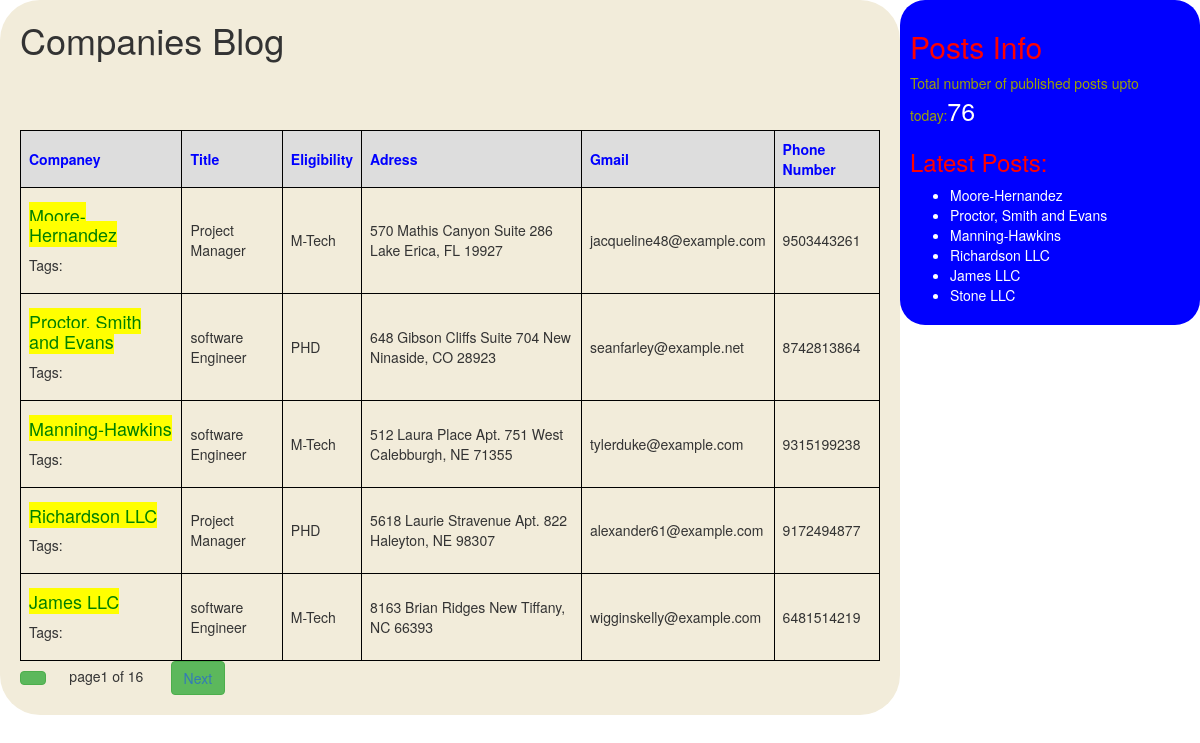
The app's page /puneinfo/ with its own data.
### checkapp/models.py (models this page shows, shortened)
class Post(models.Model):
 STATUS_CHOICES=(('draft','Draft'),('published','Published'))
 companey=models.CharField(max_length=100)
 slug=models.SlugField(max_length=264,unique_for_date='publish')
 author=models.ForeignKey(User,related_name='blog_Posts',default='1',on_delete=models.CASCADE)
 body=models.TextField()
 publish=models.DateTimeField(default=timezone.now)
 created=models.DateTimeField(auto_now_add=True)
 updated=models.DateTimeField(auto_now=True)
 status=models.CharField(max_length=10,choices=STATUS_CHOICES,default='published')
 eligibility=models.CharField(max_length=100)
 title=models.CharField(max_length=100)
 email=models.EmailField()
 address=models.TextField()
 phonenumber=models.BigIntegerField()
 tags=TaggableManager()
 class Meta:
     ordering=('-publish',)
 def get_absolute_url(self):
      return reverse('post_detail',args=[self.publish.year,self.publish.strftime('%m'),self.publish.strftime('%d'),self.slug])

### checkapp/views.py (the view)
# urls.py: path('puneinfo/',views.postlistviewp),
def postlistviewp(request,tag_slug=None):
    post=Post.objects.all().order_by('-publish')
    tag=None
    if tag_slug:
        tag=get_object_or_404(Tag,slug=tag_slug)
        post=post.filter(tags__in=[tag])
    paginator=Paginator(post,5)
    page_number=request.GET.get('page')
    try:
        post=paginator.page(page_number)
    except PageNotAnInteger:
        post=paginator.page(1)
    except EmptyPage:
        post=paginator.page(paginator.num_pages)
    return render(request,'checkapp/postlist.html',{'p':post,'tag':tag})

### checkapp/templatetags/blog_tags.py (called while the page is built)
@register.simple_tag
def total_posts():
    return Post.objects.count()

@register.inclusion_tag('checkapp/latest_posts.html')
def showlatestposts(count=5):
    lat_posts=Post.objects.order_by('-publish')[:count]
    return {'latp':lat_posts}

### templates/checkapp/postlist.html (shortened to what this page needs)
<!DOCTYPE html>
{%extends 'checkapp/base.html'%}
{%block content%}
  <h1>Companies Blog</h1>
  <br>
  <br><br>
  {% if p%}
  <table>
    <thead>
      <th>Companey</th>
      <th>Title</th>
      <th>Eligibility</th>
      <th>Adress</th>
      <th>Gmail</th>
      <th>Phone Number</th>
    </thead>
    {%endif%}
    {% for post in p%}
    <tr>
      <td><h4><a href="{{post.get_absolute_url}}" class="btn-primary" style='background-color:yellow; color:green;'>{{post.companey}}</a></h4>
        <p>Tags:
        </p>
      </td>
      <td>{{post.title}}</td>
      <td>{{post.eligibility}}</td>
      <td>{{post.address}}</td>
      <td>{{post.email}}</td>
      <td>{{post.phonenumber}}</td>
    </tr>
    {%endfor%}
  </table>
  {%include 'checkapp/pagination.html' with page=p%}
{%endblock%}

### templates/checkapp/latest_posts.html
<ul>
  {%for post in latp%}
  <li><a href="{{post.get_absolute_url}}" style="color:white;">{{post.companey}}</a></li>
  {%endfor%}
</ul>

### static/css/blog.css (style rules this page uses)
table { border-collapse: collapse; width: 100%; }
th, td { border: 1px solid black; padding: 8px; text-align: left; }
th { background-color: #dddddd; color:blue; }

### records on screen
Post: companey "Moore-Hernandez", title "Project Manager", eligibility "M-Tech", address "570 Mathis Canyon Suite 286 Lake Erica, FL 19927", email "jacqueline48@example.com", phonenumber "9503443261"
Post: companey "Proctor, Smith and Evans", title "software Engineer", eligibility "PHD", address "648 Gibson Cliffs Suite 704 New Ninaside, CO 28923", email "seanfarley@example.net", phonenumber "8742813864"
Post: companey "Manning-Hawkins", title "software Engineer", eligibility "M-Tech", address "512 Laura Place Apt. 751 West Calebburgh, NE 71355", email "tylerduke@example.com", phonenumber "9315199238"
Post: companey "Richardson LLC", title "Project Manager", eligibility "PHD", address "5618 Laurie Stravenue Apt. 822 Haleyton, NE 98307", email "alexander61@example.com", phonenumber "9172494877"
Post: companey "James LLC", title "software Engineer", eligibility "M-Tech", address "8163 Brian Ridges New Tiffany, NC 66393", email "wigginskelly@example.com", phonenumber "6481514219"
Post: companey "Stone LLC"

### other values on screen
{{ page.number }} "1"
{{ page.paginator.num_pages }} "16"
